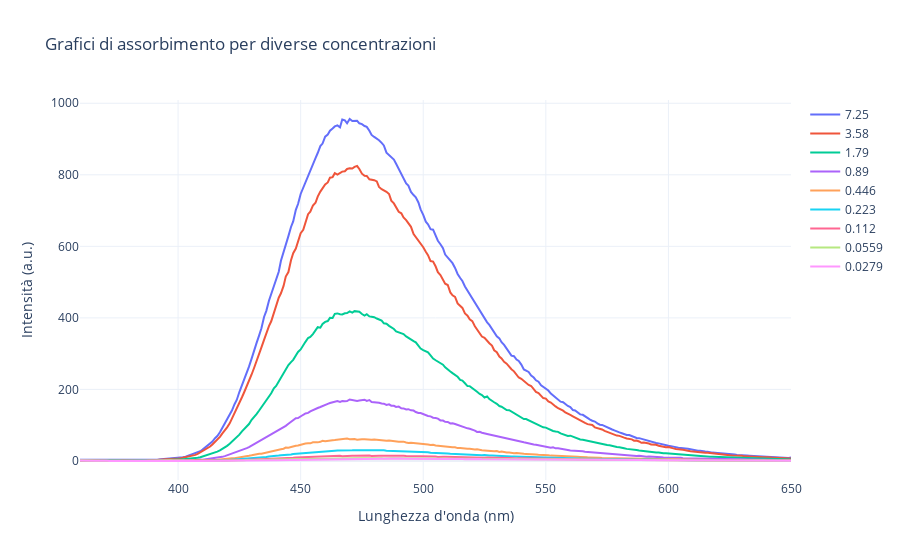

Notebook source saved alongside this figure:
### Code cell
#le code sono spaiate da 0 a 10

fig = go.Figure()

# Aggiungi le tracce per ogni concentrazione usando un ciclo
wavelengths = [Wavelength_75, Wavelength_375, Wavelength_1125, Wavelength_05, Wavelength_025, Wavelength_01, Wavelength_005, Wavelength_0025, Wavelength_000125]
corrected_intensities1 = [Intensity_75, Intensity_375, Intensity_1125, Intensity_05, Intensity_025, Intensity_01, Intensity_005, Intensity_0025, Intensity_000125]
labels = [f"{value:.3g}" for value in C_f_reale]

for wavelength,  corrected_intensities1, label in zip(wavelengths,  corrected_intensities1, labels):
    fig.add_trace(go.Scatter(x=wavelength, y= corrected_intensities1, mode='lines', name=label))

# Aggiungi titolo e etichette degli assi
fig.update_layout(
    title='Grafici di assorbimento per diverse concentrazioni',
    xaxis_title='Lunghezza d\'onda (nm)',
    yaxis_title='Intensità (a.u.)',
    template='plotly_white'
)

# Mostra il grafico
fig.show()

### Figure 1 — Plotly figure (JSON) as saved in the notebook; plotly's stock layout.template omitted (floating-point values rounded to 4 significant figures; data arrays with more than 128 entries replaced by an {"elided": "..."} marker saying what was removed)
{"data": [{"mode": "lines", "name": "7.25", "type": "scatter", "x": {"elided": "291 float values"}, "y": {"elided": "291 float values"}}, {"mode": "lines", "name": "3.58", "type": "scatter", "x": {"elided": "291 float values"}, "y": {"elided": "291 float values"}}, {"mode": "lines", "name": "1.79", "type": "scatter", "x": {"elided": "291 float values"}, "y": {"elided": "291 float values"}}, {"mode": "lines", "name": "0.89", "type": "scatter", "x": {"elided": "291 float values"}, "y": {"elided": "291 float values"}}, {"mode": "lines", "name": "0.446", "type": "scatter", "x": {"elided": "291 float values"}, "y": {"elided": "291 float values"}}, {"mode": "lines", "name": "0.223", "type": "scatter", "x": {"elided": "291 float values"}, "y": {"elided": "291 float values"}}, {"mode": "lines", "name": "0.112", "type": "scatter", "x": {"elided": "291 float values"}, "y": {"elided": "291 float values"}}, {"mode": "lines", "name": "0.0559", "type": "scatter", "x": {"elided": "291 float values"}, "y": {"elided": "291 float values"}}, {"mode": "lines", "name": "0.0279", "type": "scatter", "x": {"elided": "291 float values"}, "y": {"elided": "291 float values"}}], "layout": {"title": {"text": "Grafici di assorbimento per diverse concentrazioni"}, "xaxis": {"title": {"text": "Lunghezza d'onda (nm)"}}, "yaxis": {"title": {"text": "Intensità (a.u.)"}}}}
